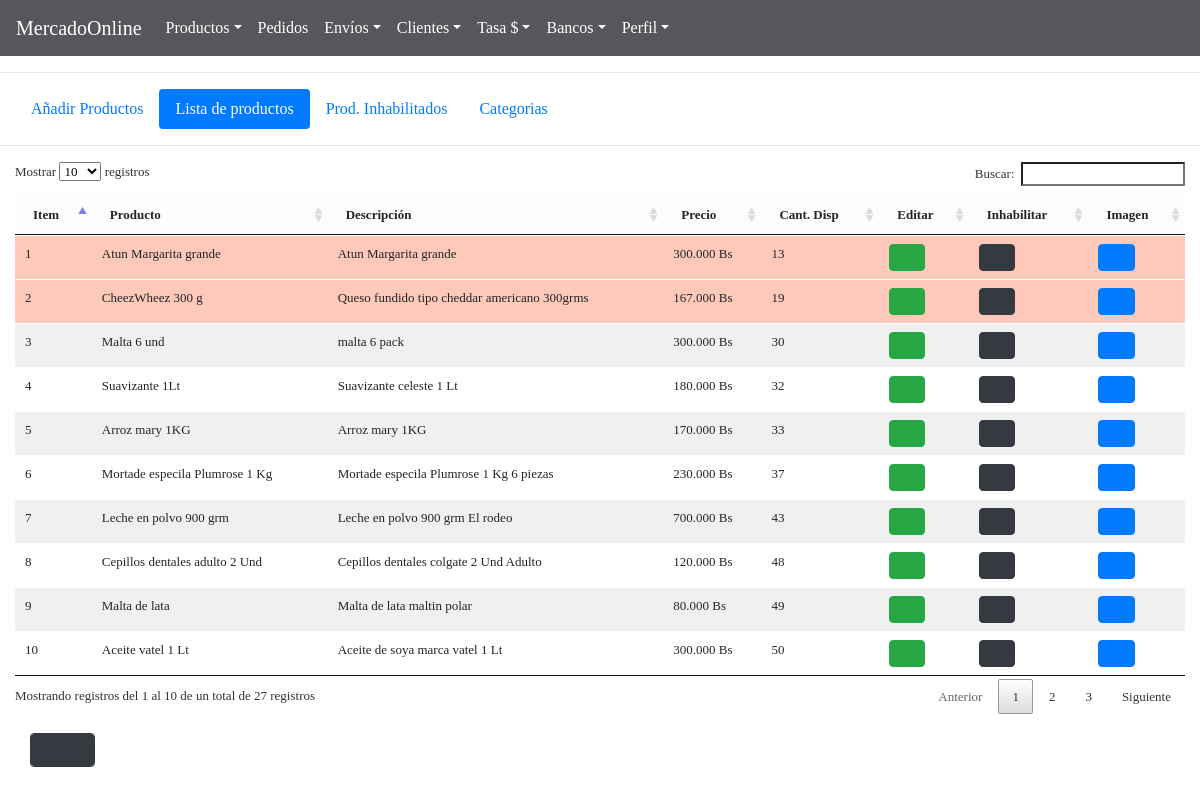
The page /BackAdmin/index.php?action=productList (signed in) on the database its author committed.
### tables this page shows
CREATE TABLE `productos` (
  `id` int(11) NOT NULL,
  `title` text NOT NULL,
  `description` text NOT NULL,
  `price` decimal(11,2) NOT NULL,
  `cant` int(11) NOT NULL,
  `route` text NOT NULL,
  `enable` int(11) NOT NULL,
  `idcategory` int(11) NOT NULL
);

### BackAdmin/models/connection.php (called while the page is built)
<?php
class connection{
	 public static function connect(){
	 	$link = new PDO("mysql:host=localhost;dbname=mercadoonline","root","");
	 	return $link;
	 }
}

### BackAdmin/models/productModel.php (called while the page is built, shortened)
<?php
require_once "connection.php";
 class productsModel{
 			public static function viewsProductsModel($table){
 			$stmt = connection::connect()->prepare("SELECT id,title, description, price, cant, route,enable FROM $table WHERE enable = 0 ORDER BY cant ASC");
		 	$stmt -> execute();
		 	return $stmt->fetchAll();
 			  }
 }

### BackAdmin/controllers/controllerPage.php (called while the page is built)
<?php
class page{
 public static function template(){
 			include "views/template.php";
 		}
 public static function pageConnectController(){
if (isset( $_GET["action"])) {
	 	$controllerPage = $_GET["action"];
}
else{
	$controllerPage ="index";
}
 	$answer = pageModel::pageConnectModel($controllerPage);
 	include $answer;
 }
}

### BackAdmin/controllers/productController.php (the view, shortened to what this page needs)
<?php
class productsController{
	 public static function viewsProductsController(){
	 		$answer = productsModel::viewsProductsModel("productos");
	 		foreach ($answer as $row =>$item) {
	 				$row = $row + 1;
	 				if ($item["cant"]<=10) {
	 					$alert = "style=background:#FC754D";
	 				}elseif ($item["cant"]<=20 and $item["cant"] >10) {
	 					$alert = "style=background:#FFC9B9";
	 				}
	 				else{
	 							$alert = "";
	 				}
	 echo '<tr>
	 			<td '.$alert.'>'.$row.'</td>
				<td '.$alert.'>'.$item["title"].'</td>
				<td '.$alert.'>'.$item["description"].'</td>
				<td '.$alert.'>'.number_format($item["price"], 0, ",", ".").' Bs</td>
				<td '.$alert.'>'.$item["cant"].'</td>
				<td '.$alert.'><a href="#edit'.$row.'"  data-toggle="modal">
				<button class="btn btn-success fa fa-pencil"></button></a>
				<div class="modal fade" id="edit'.$row.'" tabindex="-1" role="dialog" aria-labelledby="myModalLabel" ariahidden="true">
				<input type="text" class="form-control" value="'.$row.'" readonly>
				<input type="text" class="form-control" value="'.$item["id"].'" name="updateProductId" readonly>
				<input type="text" class="form-control" value="'.$item["title"].'" name="updateProductTitle">
				<input type="text" class="form-control" value="'.$item["description"].'" name="updateProductDescription">
				<input type="text" class="form-control" value="'.$item["price"].'" name="updateProductPrice">
				<input type="number" class="form-control" value="'.$item["cant"].'" name="updateProductCant">
				<input  style= "display:none"  type= "text" class="form-control" value="'.$item["route"].'" readonly name="productRoute">
				<input style= "display:none" type="text" class="form-control" value="'.$item["enable"].'" readonly name="productEnable">
				</td>
 				<form method="post" enctype="multipart/form-data">
				<td '.$alert.'><a href="#enable'.$row.'"  data-toggle="modal">
				<button class="btn btn-dark fa fa-eye"></button></a>
				<div class="modal fade" id="enable'.$row.'" tabindex="-1" role="dialog" aria-labelledby="myModalLabel" ariahidden="true">
				<input type="text" class="form-control" value="'.$item["id"].'" name="enableProductId" style="display:none">
				</td>
				</Form>
				<td '.$alert.'><a href="#image'.$row.'"  data-toggle="modal">
				<button class="btn btn-primary fa fa-image"></button></a>
				<div class="modal fade" id="image'.$row.'" tabindex="-1" role="dialog" aria-labelledby="myModalLabel" ariahidden="true">
				<img class="img-size"  style="width:250px"  src="views/img/'.substr($item["route"],10).'">
				</td>
				</tr>
				';
				}
	 }
}
?>

### BackAdmin/views/css/style.css (style rules this page uses)
* { margin: 0; padding: 0; list-style: none; text-decoration: none; font-family:"Pavanam-Regular"; }
body { text-align: center; margin: 0%; }

### rows shown on the page
productos: title "Atun Margarita grande", description "Atun Margarita grande", price "300.000", cant "13"
productos: title "CheezWheez 300 g", description "Queso fundido tipo cheddar americano 300grms", price "167.000", cant "19"
productos: title "Malta 6 und", description "malta 6 pack", price "300.000", cant "30"
productos: title "Suavizante 1Lt", description "Suavizante celeste 1 Lt", price "180.000", cant "32"
productos: title "Arroz mary 1KG", description "Arroz mary 1KG", price "170.000", cant "33"
productos: title "Mortade especila Plumrose 1 Kg", description "Mortade especila Plumrose 1 Kg 6 piezas", price "230.000", cant "37"
productos: title "Leche en polvo 900 grm", description "Leche en polvo 900 grm El rodeo", price "700.000", cant "43"
productos: title "Cepillos dentales adulto 2 Und", description "Cepillos dentales colgate 2 Und Adulto", price "120.000", cant "48"
productos: title "Malta de lata", description "Malta de lata maltin polar", price "80.000", cant "49"
productos: title "Aceite vatel 1 Lt", description "Aceite de soya marca vatel 1 Lt", price "300.000", cant "50"
